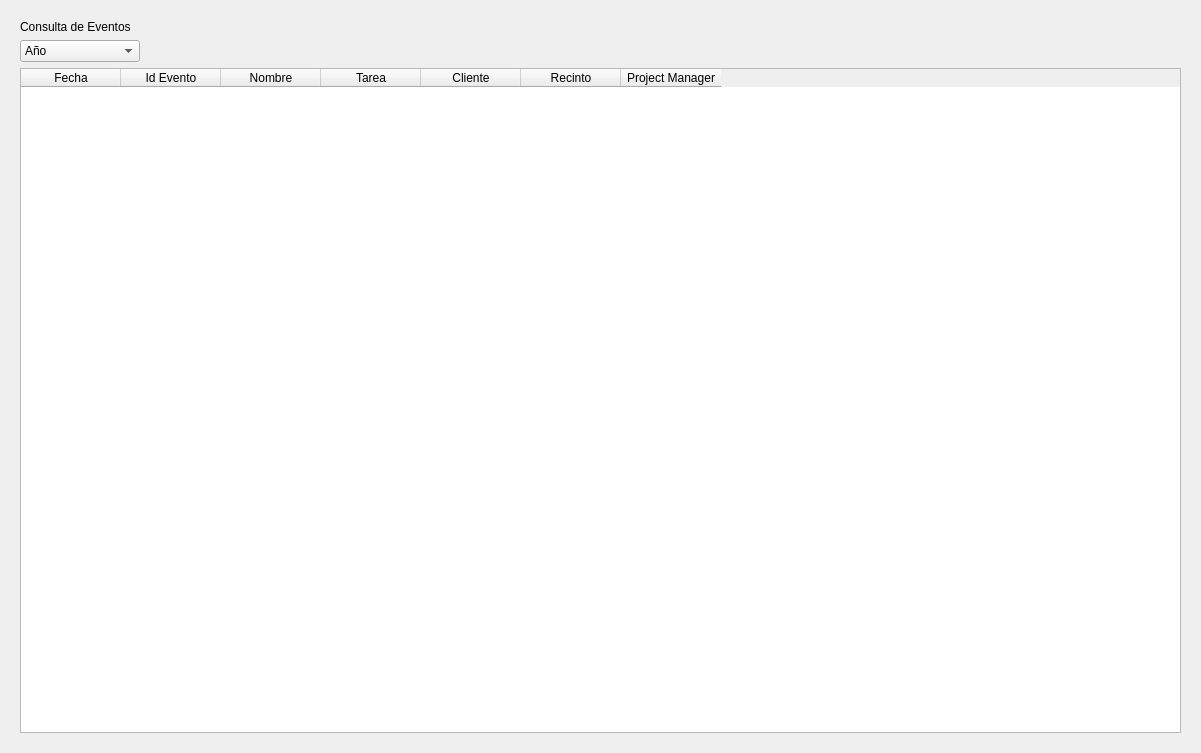
<?xml version="1.0" encoding="UTF-8"?>
<ui version="4.0">
 <class>Form</class>
 <widget class="QWidget" name="Form">
  <property name="geometry">
   <rect>
    <x>0</x>
    <y>0</y>
    <width>1201</width>
    <height>753</height>
   </rect>
  </property>
  <property name="windowTitle">
   <string>Form</string>
  </property>
  <layout class="QVBoxLayout" name="verticalLayout">
   <property name="leftMargin">
    <number>20</number>
   </property>
   <property name="topMargin">
    <number>20</number>
   </property>
   <property name="rightMargin">
    <number>20</number>
   </property>
   <property name="bottomMargin">
    <number>20</number>
   </property>
   <item>
    <widget class="QLabel" name="labelTitle">
     <property name="styleSheet">
      <string notr="true">
</string>
     </property>
     <property name="text">
      <string>Consulta de Eventos</string>
     </property>
    </widget>
   </item>
   <item>
    <widget class="QComboBox" name="comboYear">
     <property name="sizePolicy">
      <sizepolicy hsizetype="Fixed" vsizetype="Fixed">
       <horstretch>0</horstretch>
       <verstretch>0</verstretch>
      </sizepolicy>
     </property>
     <property name="minimumSize">
      <size>
       <width>120</width>
       <height>22</height>
      </size>
     </property>
     <item>
      <property name="text">
       <string>Año</string>
      </property>
     </item>
    </widget>
   </item>
   <item>
    <widget class="QTableWidget" name="tableWidget">
     <column>
      <property name="text">
       <string>Fecha</string>
      </property>
     </column>
     <column>
      <property name="text">
       <string>Id Evento</string>
      </property>
     </column>
     <column>
      <property name="text">
       <string>Nombre</string>
      </property>
     </column>
     <column>
      <property name="text">
       <string>Tarea</string>
      </property>
     </column>
     <column>
      <property name="text">
       <string>Cliente</string>
      </property>
     </column>
     <column>
      <property name="text">
       <string>Recinto</string>
      </property>
     </column>
     <column>
      <property name="text">
       <string>Project Manager</string>
      </property>
     </column>
    </widget>
   </item>
  </layout>
 </widget>
 <resources/>
 <connections/>
</ui>
